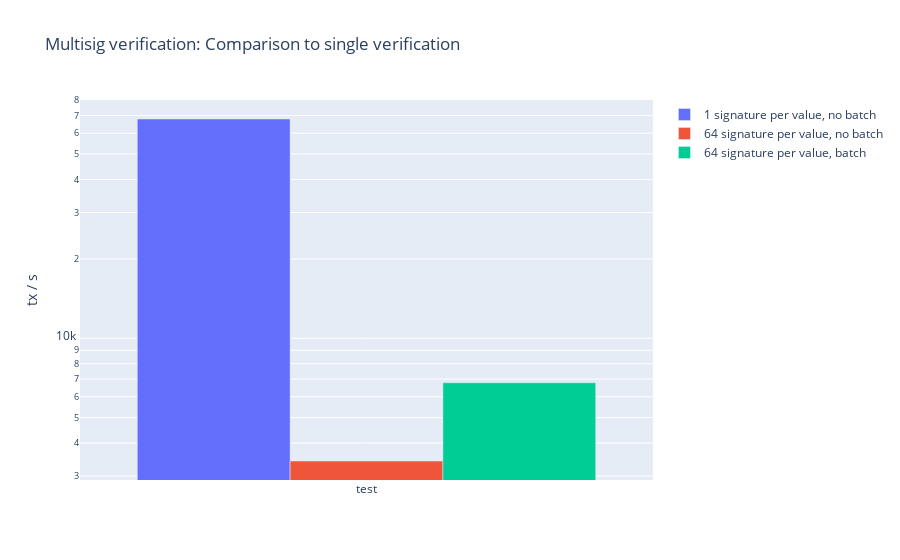

Source (notebook cell):
### Code cell
import plotly.graph_objects as go
import numpy as np
import pandas as pd

df = pd.read_csv("tests.csv")

fig = go.Figure(data=[
    go.Bar(name='1 signature per value, no batch', x=df["name"], y=1/(df["1sig_nobatch"]*10**-9)),
    go.Bar(name='64 signature per value, no batch', x=df["name"], y=1/(df["64sig_nobatch"]*10**-9)),
    go.Bar(name='64 signature per value, batch', x=df["name"], y=1/(df["64sig_batch"]*10**-9)),
])
# Change the bar mode
fig.update_layout(title="Multisig verification: Comparison to single verification", barmode='group', yaxis_title="tx / s")
fig.update_layout(xaxis_type='category', yaxis_type='log')
fig.show()

### Figure 1 — Plotly figure (JSON) as saved in the notebook; plotly's stock layout.template omitted (floating-point values rounded to 4 significant figures)
{"data": [{"name": "1 signature per value, no batch", "type": "bar", "x": ["test"], "y": [67910.0]}, {"name": "64 signature per value, no batch", "type": "bar", "x": ["test"], "y": [3422.0]}, {"name": "64 signature per value, batch", "type": "bar", "x": ["test"], "y": [6777.0]}], "layout": {"autosize": true, "barmode": "group", "title": {"text": "Multisig verification: Comparison to single verification"}, "xaxis": {"autorange": true, "range": [-0.5, 0.5], "type": "category"}, "yaxis": {"autorange": true, "range": [3.462, 4.904], "title": {"text": "tx / s"}, "type": "log"}}}
